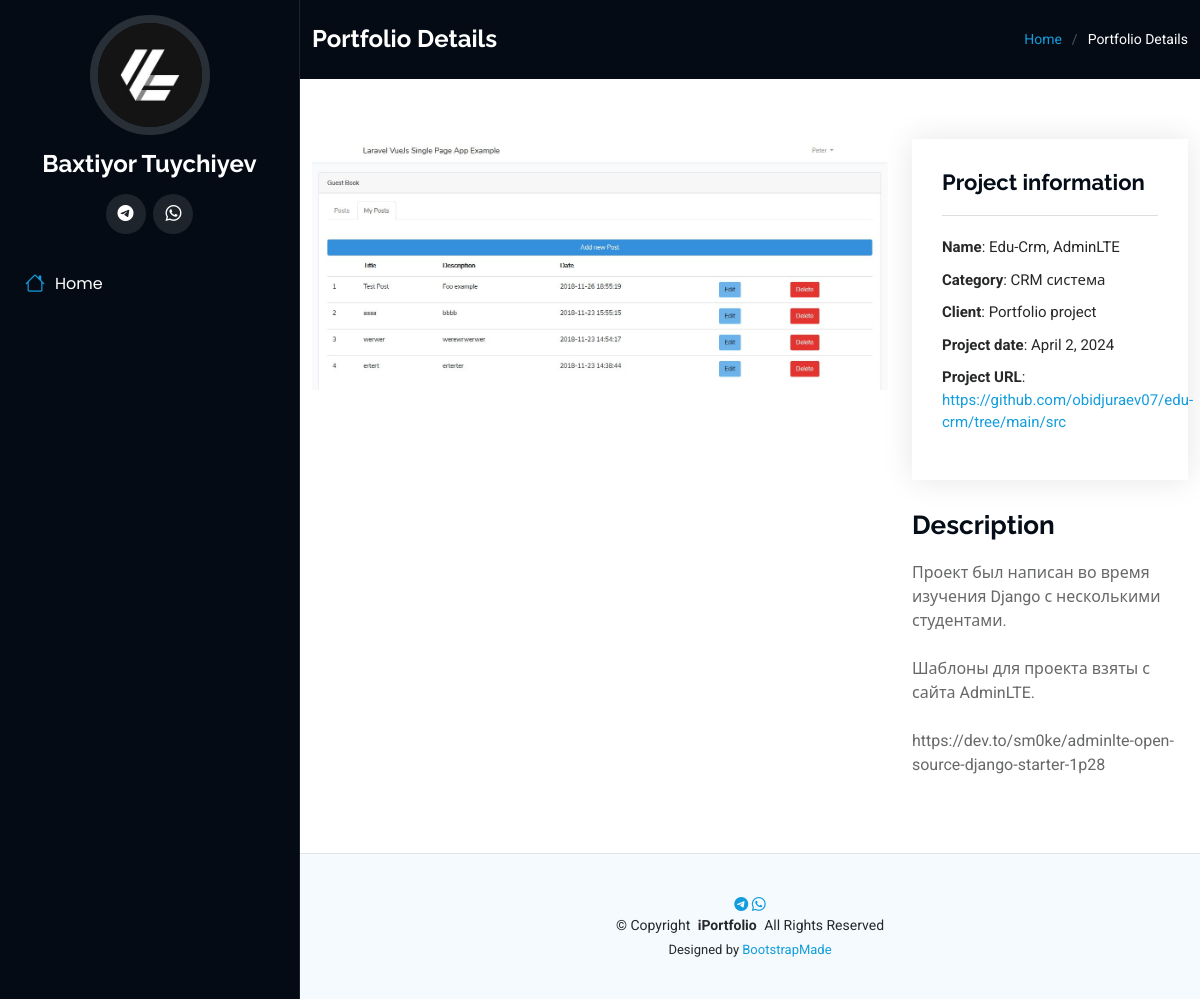
/portfolio-detail/9/, run on the app's committed database.
### main/models.py (models this page shows, shortened)
class Projects(models.Model):
    name = models.CharField(max_length=50, blank=False, null=False)
    category = models.CharField(max_length=30, blank=False, null=False)
    description = models.TextField(null=True, blank=True)
    client = models.CharField(max_length=50, default='Portfolio project')
    project_date = models.DateField(blank=True, null=True)
    project_url = models.URLField(blank=False, null=False)
    image_title = models.ImageField(upload_to='portfolio/', blank=True, null=True)
    image_main = models.ImageField(upload_to='portfolio/', blank=True, null=True)
    created_date = models.DateField(auto_now_add=True, null=True, blank=True)
    view_portfolio_numbers = models.IntegerField(null=True, blank=True)
    class Meta:
        ordering = ['-view_portfolio_numbers']

### main/views.py (the view)
# urls.py: path('portfolio-detail/<str:pk>/', views.portfolio_detail, name='portfolio-detail'),
def portfolio_detail(request, pk):
    project = get_object_or_404(Projects, id=pk)
    context = {
        'project': project
    }
    return render(request, 'main/portfolio-details.html', context)

### main/templates/main/portfolio-details.html (shortened to what this page needs)
{% extends 'main/base.html' %}
{% load static %}
{% block content %}
  <main class="main">
    <div class="page-title dark-background">
      <div class="container d-lg-flex justify-content-between align-items-center">
        <h1 class="mb-2 mb-lg-0">Portfolio Details</h1>
        <nav class="breadcrumbs">
          <ol>
            <li><a href="{% url 'index' %}">Home</a></li>
            <li class="current">Portfolio Details</li>
          </ol>
        </nav>
      </div>
    </div>
    <section id="portfolio-details" class="portfolio-details section">
      <div class="container" data-aos="fade-up" data-aos-delay="100">
        <div class="row gy-4">
          <div class="col-lg-8">
            <div class="portfolio-details-slider swiper init-swiper">
              <div class="swiper-wrapper align-items-center">
                <div class="swiper-slide">
                  {% if project.image_main %}
                    <img src="{{ project.image_main.url }}" alt="">
                  {% else %}
                    <img src="{% static 'assets/img/main/default_project_img.png' %}" alt="">
                  {% endif %}
                </div>
              </div>
            </div>
          </div>
          <div class="col-lg-4">
            <div class="portfolio-info" data-aos="fade-up" data-aos-delay="200">
              <h3>Project information</h3>
              <ul>
                <li><strong>Name</strong>: {{ project.name }}</li>
                <li><strong>Category</strong>: {{ project.category }}</li>
                <li><strong>Client</strong>: {{ project.client }}</li>
                <li><strong>Project date</strong>: {{ project.project_date }}</li>
                <li><strong>Project URL</strong>: <a href="{{ project.project_url }}" target="_blank">{{ project.project_url }}</a></li>
              </ul>
            </div>
            <div class="portfolio-description" data-aos="fade-up" data-aos-delay="300">
              <h2>Description</h2>
              <p> {{ project.description|linebreaksbr }}</p>
            </div>
          </div>
        </div>
      </div>
    </section>
  </main>
{% endblock content %}

### main/static/assets/css/main.css (style rules this page uses)
:root { --default-font: "Roboto", system-ui, -apple-system, "Segoe UI", Roboto, "Helvetica Neue", Arial, "Noto Sans", "Liberation Sans", sans-serif, "Apple Color Emoji", "Segoe UI Emoji", "Segoe UI Symbol", "Noto Color Emoji"; --heading-font: "Raleway", sans-serif; --nav-font: "Poppins", sans-serif; }
:root { --background-color: #ffffff; --default-color: #272829; --heading-color: #050d18; --accent-color: #149ddd; --surface-color: #ffffff; --contrast-color: #ffffff; }
:root { --nav-color: #a8a9b4; --nav-hover-color: #ffffff; --nav-mobile-background-color: #040b14; --nav-dropdown-background-color: #040b14; --nav-dropdown-color: #a8a9b4; --nav-dropdown-hover-color: #ffffff; }
.dark-background { --background-color: #040b14; --default-color: #ffffff; --heading-color: #ffffff; --surface-color: #151f2b; --contrast-color: #ffffff; }
:root { scroll-behavior: smooth; }
body { color: var(--default-color); background-color: var(--background-color); font-family: var(--default-font); }
a { color: var(--accent-color); text-decoration: none; transition: 0.3s; }
h1, h2, h3, h4, h5, h6 { color: var(--heading-color); font-family: var(--heading-font); }
@media (min-width: 1200px) { .header~main, .header~#footer { margin-left: 300px; } }
.page-title { color: var(--default-color); background-color: var(--background-color); padding: 25px 0; position: relative; }
.page-title h1 { font-size: 24px; font-weight: 700; }
.page-title .breadcrumbs ol { display: flex; flex-wrap: wrap; list-style: none; padding: 0; margin: 0; font-size: 14px; font-weight: 400; }
.page-title .breadcrumbs ol li+li { padding-left: 10px; }
.page-title .breadcrumbs ol li+li::before { content: "/"; display: inline-block; padding-right: 10px; color: color-mix(in srgb, var(--default-color), transparent 70%); }
section, .section { color: var(--default-color); background-color: var(--background-color); padding: 60px 0; overflow: clip; }
.portfolio-details .portfolio-details-slider img { width: 100%; }
.portfolio-details .portfolio-info { padding: 30px; box-shadow: 0px 0 30px rgba(0, 0, 0, 0.1); }
.portfolio-details .portfolio-info h3 { font-size: 22px; font-weight: 700; margin-bottom: 20px; padding-bottom: 20px; border-bottom: 1px solid color-mix(in srgb, var(--default-color), transparent 85%); }
.portfolio-details .portfolio-info ul { list-style: none; padding: 0; font-size: 15px; }
.portfolio-details .portfolio-info ul li+li { margin-top: 10px; }
.portfolio-details .portfolio-description { padding-top: 30px; }
.portfolio-details .portfolio-description h2 { font-size: 26px; font-weight: 700; margin-bottom: 20px; }
.portfolio-details .portfolio-description p { padding: 0; color: color-mix(in srgb, var(--default-color), transparent 30%); }

### data on the page
Projects: image_main (picture), name "Edu-Crm, AdminLTE", category "CRM система", client "Portfolio project", project_date "April 2, 2024", project_url "https://github.com/obidjuraev07/edu-crm/tree/main/src", description "Проект был написан во время изучения Django с несколькими студентами. Шаблоны для проекта взяты с сайта AdminLTE. https://dev.to/sm0ke/adminlte-open-source-django-starter-1p28"
